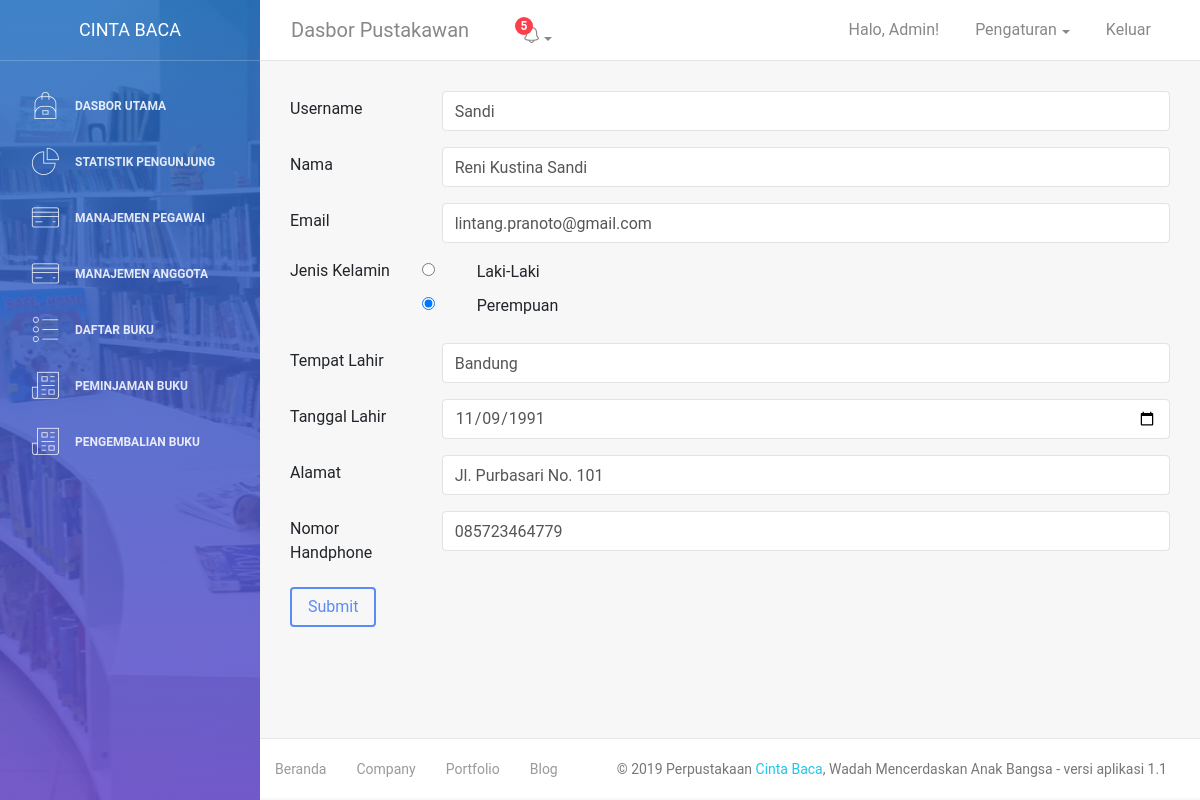
Page /show-anggota.php?id=1 on the committed database.
### tables this page shows
CREATE TABLE `anggota` (
  `id_anggota` int(11) NOT NULL,
  `username` varchar(20) NOT NULL,
  `password` varchar(20) NOT NULL,
  `nama` varchar(50) NOT NULL,
  `jenis_kelamin` varchar(20) NOT NULL,
  `tempat_lahir` varchar(20) NOT NULL,
  `tanggal_lahir` date NOT NULL,
  `alamat` text NOT NULL,
  `nomor_handphone` bigint(13) NOT NULL,
  `email` varchar(50) NOT NULL,
  `tanggal_daftar` date NOT NULL
);

### show-anggota.php (the view, shortened to what this page needs)
<?php
    require "php/koneksi.php";
    $id =  $_GET['id'];
    $sql = "SELECT * FROM anggota WHERE `id_anggota` = '".$id."'";
    $run = mysqli_query($koneksi,$sql);
    $row = mysqli_fetch_assoc($run);
?>
<!DOCTYPE html>
<html lang="en">
<head>
    <link rel="stylesheet" href="https://maxcdn.bootstrapcdn.com/font-awesome/latest/css/font-awesome.min.css" />
    <link href="assets/css/bootstrap.min.css" rel="stylesheet" />
    <link href="assets/css/light-bootstrap-dashboard.css?v=2.0.0 " rel="stylesheet" />
    <link href="assets/css/demo.css" rel="stylesheet" />
</head>
<body>
    <div class="wrapper">
        <?php require "sidebar.php"; ?>
        <div class="main-panel">
            <?php require "navbar.php"; ?>
            <div class="content">
                <div class="container-fluid">
                    <div class="section">
                    <form action="update-anggota.php" method="POST">
                        <div class="form-group row">
                            <label for="inputUsername" class="col-sm-2 col-form-label">Username</label>
                            <div class="col-sm-10">
                            <input type="text" class="form-control" id="inputUsername" placeholder="Username" value="<?= $row['username'] ?>" name="username">
                            </div>
                        </div>
                        <div class="form-group row">
                            <label for="inputUsername" class="col-sm-2 col-form-label">Nama</label>
                            <div class="col-sm-10">
                            <input type="text" class="form-control" id="inputUsername" placeholder="Nama" value="<?= $row['nama'] ?>" name="nama">
                            </div>
                        </div>
                        <div class="form-group row">
                            <label for="inputEmail3" class="col-sm-2 col-form-label">Email</label>
                            <div class="col-sm-10">
                            <input type="email" class="form-control" id="inputEmail3" placeholder="Email" value="<?= $row['email'] ?>" name="email">
                            </div>
                        </div>
                        <fieldset class="form-group">
                            <div class="row">
                            <div class="col-form-label col-sm-2 pt-0">Jenis Kelamin</div>
                            <div class="col-sm-10">
                                <div class="form-check">
                                <input class="form-check-input" type="radio" id="gridRadios1" value="Laki-Laki" <?php echo ($row['jenis_kelamin']=='Laki-Laki')? 'checked':'';?> name="jenis_kelamin">
                                <label class="form-check-label" for="gridRadios1">
                                    Laki-Laki
                                </label>
                                </div>
                                <div class="form-check">
                                <input class="form-check-input" type="radio" id="gridRadios1" value="Perempuan" <?php echo ($row['jenis_kelamin']=='Perempuan')? 'checked':'';?> name="jenis_kelamin">
                                <label class="form-check-label" for="gridRadios1">
                                    Perempuan
                                </label>
                                </div>
                            </div>
                            </div>
                        </fieldset>
                        <div class="form-group row">
                            <label for="inputUsername" class="col-sm-2 col-form-label">Tempat Lahir</label>
                            <div class="col-sm-10">
                            <input type="text" class="form-control" id="inputUsername" placeholder="Username" value="<?= $row['tempat_lahir'] ?>" name="tempat_lahir">
                            </div>
                        </div>
                        <div class="form-group row">
                            <label for="inputUsername" class="col-sm-2 col-form-label">Tanggal Lahir</label>
                            <div class="col-sm-10">
                            <input type="date" class="form-control" id="inputUsername" placeholder="Username" value="<?= $row['tanggal_lahir'] ?>" name="tanggal_lahir">
                            </div>
                        </div>
                        <div class="form-group row">
                            <label for="inputUsername" class="col-sm-2 col-form-label">Alamat</label>
                            <div class="col-sm-10">
                            <input type="text" class="form-control" id="inputUsername" placeholder="Username" value="<?= $row['alamat'] ?>" name="alamat">
                            </div>
                        </div>
                        <div class="form-group row">
                            <label for="inputUsername" class="col-sm-2 col-form-label">Nomor Handphone</label>
                            <div class="col-sm-10">
                            <input type="text" class="form-control" id="inputUsername" placeholder="Username" value="0<?= $row['nomor_handphone'] ?>" name="nomor_handphone">
                            </div>
                        </div>
                        <div class="form-group row">
                            <div class="col-sm-12">
                            <button type="submit" class="btn btn-primary">Submit</button>
                            </div>
                        </div>
                    </form>
                    </div>
                </div>
            </div>
            <?php require "footer.php"; ?>
        </div>
    </div>
</body>
</html>

### rows in the picture
anggota: username "Sandi", nama "Reni Kustina Sandi", email "lintang.pranoto@gmail.com", jenis_kelamin "☐ Laki-Laki", jenis_kelamin "☑", tempat_lahir "Bandung", tanggal_lahir "11/09/1991", alamat "Jl. Purbasari No. 101", nomor_handphone "085723464779"
